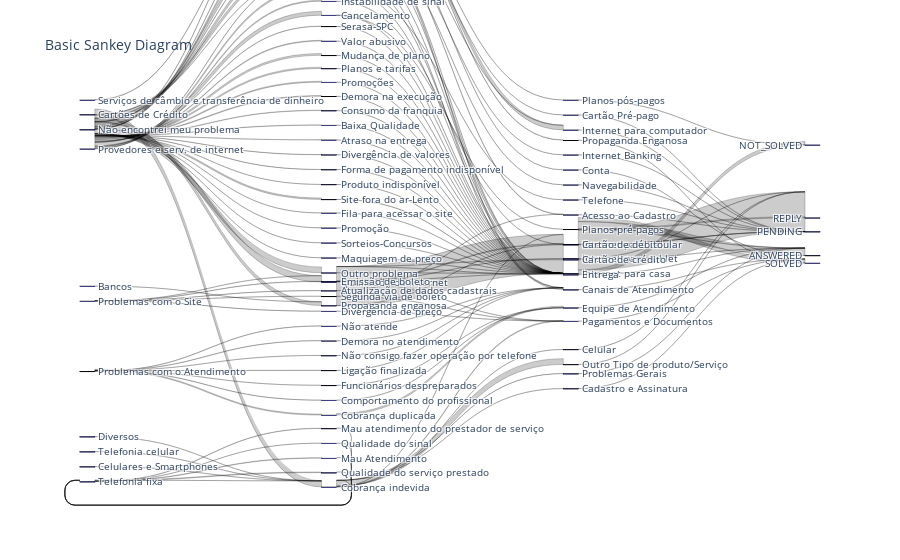

The code cell stored with this chart in its notebook:
### Code cell


### Figure 1 — Plotly figure (JSON) as saved in the notebook; plotly's stock layout.template omitted (floating-point values rounded to 4 significant figures; data arrays with more than 128 entries replaced by an {"elided": "..."} marker saying what was removed)
{"data": [{"link": {"source": {"elided": "150 int values"}, "target": {"elided": "150 int values"}, "value": {"elided": "150 int values"}}, "node": {"color": "blue", "label": ["Provedores e serv. de internet", "Não encontrei meu problema", "Telefonia fixa", "Problemas com o Atendimento", "Diversos", null, "Telefonia celular", "Celulares e Smartphones", "Problemas com o Site", "Serviços de câmbio e transferência de dinheiro", "Bancos", "Cartões de Crédito", "Propaganda enganosa", "Qualidade da internet", "Cobrança indevida", "Mau atendimento no SAC", "Cancelamento", "Cobrança duplicada", "Problemas na finalização da compra", null, "Dificuldade de cadastro", "Problema com equipamento fornecido", "Não consigo cancelar", "Mudança de plano", "Qualidade do serviço prestado", "Pagamento automático", "Instabilidade de sinal", "Valor abusivo", "Serasa-SPC", "Mau Atendimento", "Login-Senha", "Planos e tarifas", "Estorno do valor pago", "Qualidade do sinal", "Produto errado", "Mau atendimento do prestador de serviço", "Outro problema", "Site fora do ar-Lento", "Promoções", "Demora na execução", "Consumo da franquia", "Baixa Qualidade", "Não atende", "Demora no atendimento", "Emissão de boleto", "Atraso na entrega", "Não consigo fazer operação por telefone", "Divergência de valores", "Funcionários despreparados", "Segunda via de boleto", "Comportamento do profissional", "Forma de pagamento indisponível", "Produto indisponível", "Divergência de preço", "Atualização de dados cadastrais", "Fila para acessar o site", "Promoção", "Sorteios-Concursos", "Ligação finalizada", "Maquiagem de preço", "Internet para casa", "Telefonia fixa", "Pagamentos e Documentos", "Canais de Atendimento", "Equipe de Atendimento", "Problemas Gerais", null, "Acesso ao Cadastro", "Propaganda Enganosa", "Internet para computador", "Internet para celular", "Cadastro e Assinatura", "Celular", "Planos pós-pagos", "Cartão Pré-pago", "Planos pré-pagos", "Internet para tablet", "Outro Tipo de produto/Serviço", "Navegabilidade", "Cartão de débito", "Internet Banking", "Telefone", "Entrega", "Cartão de crédito", "Conta", "PENDING", "ANSWERED", "REPLY", "NOT_SOLVED", "SOLVED"], "line": {"color": "black", "width": 0.5}, "pad": 15, "thickness": 15}, "type": "sankey", "valueformat": ".0f", "valuesuffix": "TWh"}], "layout": {"font": {"size": 10}, "title": {"text": "Basic Sankey Diagram"}}}
